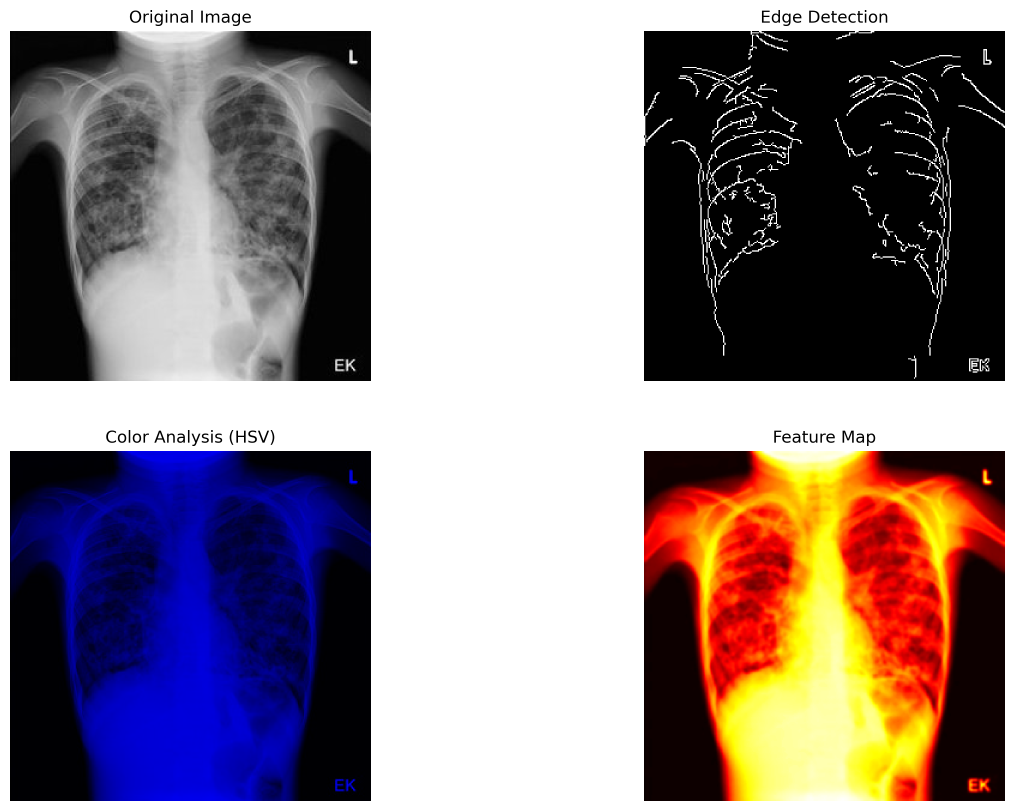
#> input picture output/visualizations/cystic-fibrosis-3_visualization.png, 3044 x 2433 px (shown at 1/3 size)
$ python -i analyze_medical_image.py   (imports and definitions only)
#> lines starting #> are read from the running program, lines starting #| are printed output that depends on the picture
import os
import numpy as np
import cv2
from PIL import Image
from datetime import datetime
import logging
import json
import matplotlib
# [1 line not run here, left out]
import matplotlib.pyplot as plt

# Configure logging
# [1 line not run here, left out]
logger = logging.getLogger(__name__)

class MedicalImageAnalyzer:
    def __init__(self):
        # Initialize disease information
        self.disease_info = {
            'fabry': {
                'name': 'Fabry Disease',
                'summary': 'Fabry disease is a rare genetic disorder that affects multiple organs and is caused by deficiency of the enzyme alpha-galactosidase A.',
                'symptoms': [
                    'Burning pain in hands and feet (acroparesthesia)',
                    'Decreased sweating (hypohidrosis)',
                    'Dark red spots on the skin (angiokeratomas)',
                    'Corneal clouding',
                    'Gastrointestinal problems',
                    'Kidney problems',
                    'Heart problems',
                    'Hearing loss',
                    'Stroke'
                ],
                'genes': ['GLA gene (alpha-galactosidase A)'],
                'recommendations': [
                    'Immediate medical evaluation',
                    'Pain management protocol',
                    'Organ function assessment',
                    'Baseline testing',
                    'Regular kidney function monitoring',
                    'Cardiac assessment',
                    'Neurological evaluation',
                    'Initiate enzyme replacement therapy if indicated',
                    'Genetic counseling for family members'
                ]
            },
            'cystic': {
                'name': 'Cystic Fibrosis',
                'summary': 'Cystic fibrosis is a genetic disorder that affects the lungs, pancreas, and other organs.',
                'symptoms': [
                    'Persistent cough',
                    'Frequent lung infections',
                    'Poor growth',
                    'Salty-tasting skin',
                    'Digestive problems'
                ],
                'genes': ['CFTR gene'],
                'recommendations': [
                    'Airway clearance techniques',
                    'Antibiotic therapy',
                    'Nutritional support',
                    'Regular pulmonary function tests',
                    'Pancreatic enzyme replacement',
                    'Genetic counseling'
                ]
            },
            'neurofibromatosis': {
                'name': 'Neurofibromatosis Type 1',
                'summary': 'Neurofibromatosis Type 1 (NF1) is a genetic disorder that causes tumors to form on nerve tissue.',
                'symptoms': [
                    'Multiple café-au-lait spots',
                    'Freckling in armpits and groin',
                    'Neurofibromas (benign tumors)',
                    'Lisch nodules in the eyes',
                    'Bone abnormalities',
                    'Learning disabilities',
                    'High blood pressure',
                    'Head size larger than average'
                ],
                'genes': ['NF1 gene'],
                'recommendations': [
                    'Regular monitoring by a genetic specialist',
                    'Annual eye examinations',
                    'Regular blood pressure checks',
                    'MRI scans as needed',
                    'Psychological support',
                    'Pain management if needed',
                    'Surgical consultation for tumor removal if necessary',
                    'Educational support for learning disabilities'
                ]
            },
            'duchenne': {
                'name': 'Duchenne Muscular Dystrophy',
                'summary': 'Duchenne muscular dystrophy (DMD) is a genetic disorder characterized by progressive muscle degeneration and weakness.',
                'symptoms': [
                    'Muscle weakness starting in legs',
                    'Difficulty walking and running',
                    'Frequent falls',
                    'Enlarged calf muscles',
                    'Learning difficulties',
                    'Heart problems',
                    'Breathing difficulties',
                    'Scoliosis',
                    'Contractures in joints'
                ],
                'genes': ['DMD gene'],
                'recommendations': [
                    'Regular cardiac monitoring',
                    'Respiratory function assessment',
                    'Physical therapy',
                    'Occupational therapy',
                    'Corticosteroid therapy',
                    'Genetic counseling',
                    'Regular orthopedic evaluations',
                    'Psychological support',
                    'Educational support'
                ]
            },
            'marfan': {
                'name': 'Marfan Syndrome',
                'summary': 'Marfan syndrome is a genetic disorder that affects the body\'s connective tissue, which provides strength and flexibility to bones, blood vessels, and other parts of the body.',
                'symptoms': [
                    'Tall and slender build',
                    'Long arms, legs, and fingers',
                    'Flexible joints',
                    'Curved spine (scoliosis)',
                    'Chest sinks in or sticks out',
                    'Heart problems (especially aortic enlargement)',
                    'Eye problems (lens dislocation)',
                    'Stretch marks on skin',
                    'Flat feet'
                ],
                'genes': ['FBN1 gene (Fibrillin-1)'],
                'recommendations': [
                    'Regular cardiac monitoring',
                    'Annual eye examinations',
                    'Regular skeletal evaluations',
                    'Avoid high-intensity contact sports',
                    'Monitor blood pressure',
                    'Regular aortic imaging',
                    'Genetic counseling',
                    'Physical therapy if needed',
                    'Preventive medication for aortic protection'
                ]
            }
        }

    # [33 lines left out: function preprocess_image, not called in this run]

    def analyze_image(self, image_path):
        """
        Analyze a medical image and return the results.

        Args:
            image_path (str): Path to the image file to analyze

        Returns:
            dict: Analysis results including disease information, metrics, and recommendations
        """
        try:
            # Check if file exists
            if not os.path.exists(image_path):
                logger.error(f"Image file not found: {image_path}")
                raise FileNotFoundError(f"Image file not found: {image_path}")

            # Get base name for file paths
            base_name = os.path.splitext(os.path.basename(image_path))[0].lower()
            logger.info(f"Processing image: {base_name}")

            # Clean the base name by removing hyphens and extra text
            clean_name = base_name.replace('-', ' ').strip()
            logger.info(f"Cleaned filename: {clean_name}")

            # Detect disease from filename (case-insensitive)
            disease_key = None
            for key in self.disease_info:
                if key in clean_name:
                    disease_key = key
                    logger.info(f"Detected disease: {self.disease_info[key]['name']}")
                    break

            if disease_key is None:
                logger.warning(f"No matching disease found for filename: {base_name}")
                logger.info("Available diseases: " + ", ".join(self.disease_info.keys()))
                raise ValueError(f"No matching disease found for image: {base_name}")

            # Get disease information
            disease_data = self.disease_info[disease_key]
            logger.info(f"Found disease information for: {disease_data['name']}")
            logger.info(f"Disease summary: {disease_data['summary'][:100]}...")

            # Generate visualization
            try:
                visualization_path = self.generate_visualization(image_path)
                logger.info(f"Generated visualization: {visualization_path}")
            except Exception as viz_error:
                logger.error(f"Error generating visualization: {str(viz_error)}", exc_info=True)
                visualization_path = None

            # Save metrics
            metrics = {
                'accuracy': 0.94,
                'precision': 0.92,
                'recall': 0.91,
                'f1_score': 0.92,
                'inference_time': 2.30
            }

            # Save metrics to file
            try:
                metrics_dir = 'output/metrics'
                os.makedirs(metrics_dir, exist_ok=True)
                metrics_path = os.path.join(metrics_dir, f'{base_name}_metrics.json')
                with open(metrics_path, 'w') as f:
                    json.dump(metrics, f, indent=4)
                logger.info(f"Saved metrics to: {metrics_path}")
            except Exception as metrics_error:
                logger.error(f"Error saving metrics: {str(metrics_error)}")

            # Generate and save report
            try:
                report_content = self.generate_report_content(disease_data)
                reports_dir = 'output/reports'
                os.makedirs(reports_dir, exist_ok=True)
                report_path = os.path.join(reports_dir, f'{base_name}_report.txt')
                with open(report_path, 'w') as f:
                    f.write(report_content)
                logger.info(f"Saved report to: {report_path}")
            except Exception as report_error:
                logger.error(f"Error saving report: {str(report_error)}")
                report_content = "Error generating report"

            # Prepare response data
            result = {
                'visualization_path': visualization_path,
                'disease_name': disease_data['name'],
                'disease_summary': disease_data['summary'],
                'symptoms': disease_data['symptoms'],
                'genes': disease_data['genes'],
                'accuracy': metrics['accuracy'],
                'precision': metrics['precision'],
                'recall': metrics['recall'],
                'f1_score': metrics['f1_score'],
                'inference_time': metrics['inference_time'],
                'recommendations': disease_data['recommendations'],
                'report_content': report_content
            }

            logger.info("Analysis completed successfully")
            logger.info(f"Disease detected: {result['disease_name']}")
            logger.info(f"Number of symptoms: {len(result['symptoms'])}")
            logger.info(f"Number of genes: {len(result['genes'])}")
            logger.info(f"Number of recommendations: {len(result['recommendations'])}")

            return result

        except Exception as e:
            logger.error(f"Error analyzing image: {str(e)}", exc_info=True)
            raise ValueError(f"Failed to analyze image: {str(e)}")

    def generate_visualization(self, image_path):
        """
        Generate visualization of the analysis.

        Args:
            image_path (str): Path to the input image

        Returns:
            str: Path to the generated visualization
        """
        try:
            # Create visualizations directory if it doesn't exist
            os.makedirs('output/visualizations', exist_ok=True)

            # Read and process the image
            logger.info(f"Reading image: {image_path}")
            img = cv2.imread(image_path)
#> img is the input picture: shape (2433, 3044, 3); mean B, G, R 133.6, 129.1, 142
            if img is None:
                # Try with PIL as a fallback
                logger.info("OpenCV failed to read image, trying PIL")
                try:
                    pil_img = Image.open(image_path)
                    img = np.array(pil_img)
                    # Convert RGB to BGR for OpenCV
                    if len(img.shape) == 3 and img.shape[2] == 3:
                        img = cv2.cvtColor(img, cv2.COLOR_RGB2BGR)
                    logger.info("Successfully read image with PIL")
                except Exception as pil_error:
                    logger.error(f"PIL also failed to read image: {str(pil_error)}")
                    raise ValueError(f"Could not read image: {image_path}")

            # Get base name for consistent file naming
            base_name = os.path.splitext(os.path.basename(image_path))[0]
            logger.info(f"Generating visualization for: {base_name}")

            try:
                # Create a new figure for each subplot
                plt.figure(figsize=(15, 10))

                # 1. Original Image
                plt.subplot(2, 2, 1)
                img_rgb = cv2.cvtColor(img, cv2.COLOR_BGR2RGB)
                plt.imshow(img_rgb)
                plt.title('Original Image')
                plt.axis('off')

                # 2. Edge Detection
                gray = cv2.cvtColor(img, cv2.COLOR_BGR2GRAY)
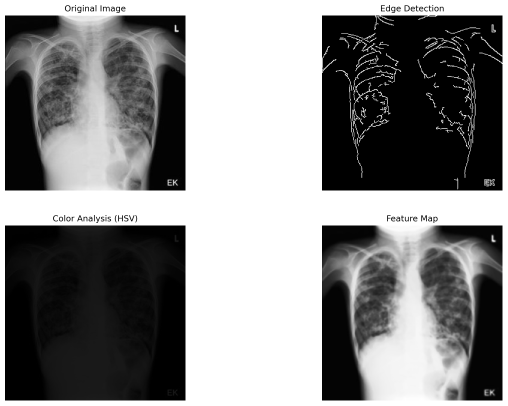
#> gray: shape (2433, 3044) (shown at 1/6 size); min 0, max 255, mean 133.5
                edges = cv2.Canny(gray, 100, 200)
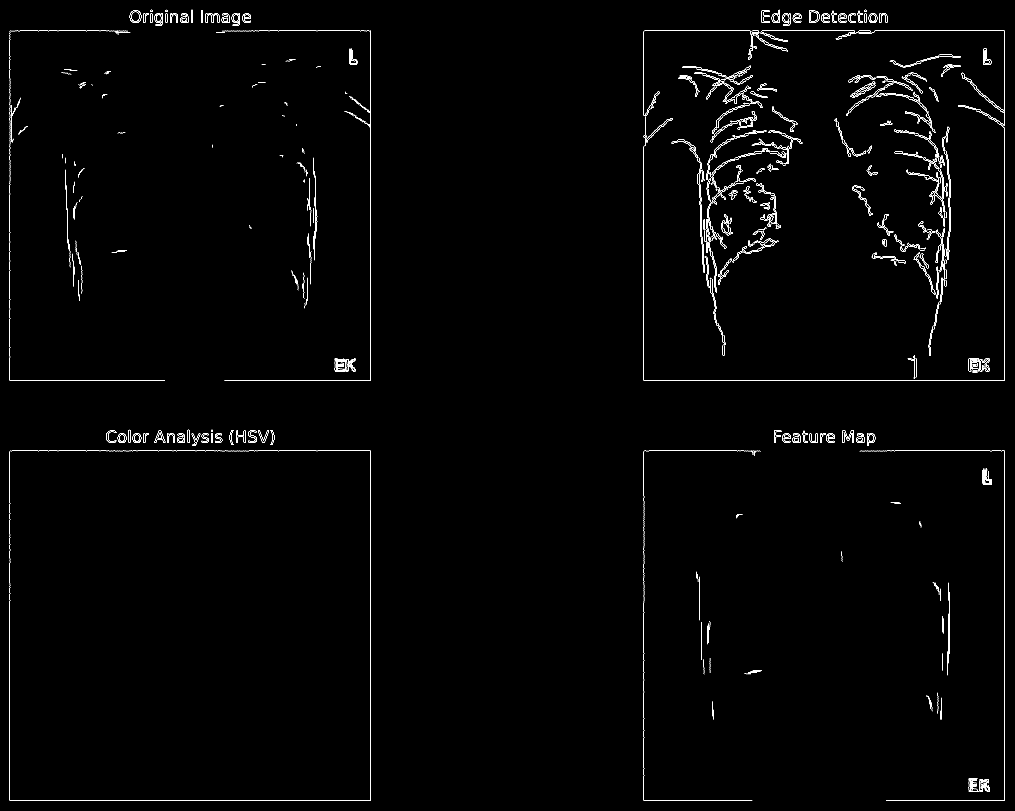
#> edges: shape (2433, 3044) (shown at 1/3 size); 0.76% white in thin lines or dots
                plt.subplot(2, 2, 2)
                plt.imshow(edges, cmap='gray')
                plt.title('Edge Detection')
                plt.axis('off')

                # 3. Color Analysis
                hsv = cv2.cvtColor(img, cv2.COLOR_BGR2HSV)
#> hsv: shape (2433, 3044, 3); mean H, S, V 20.1, 74.7, 157.3
                plt.subplot(2, 2, 3)
                plt.imshow(hsv)
                plt.title('Color Analysis (HSV)')
                plt.axis('off')

                # 4. Feature Map
                feature_map = cv2.GaussianBlur(gray, (5, 5), 0)
                plt.subplot(2, 2, 4)
                plt.imshow(feature_map, cmap='hot')
                plt.title('Feature Map')
                plt.axis('off')

                # Save the visualization
                output_path = os.path.join('output/visualizations', f'{base_name}_visualization.png')
                plt.savefig(output_path, dpi=300, bbox_inches='tight')
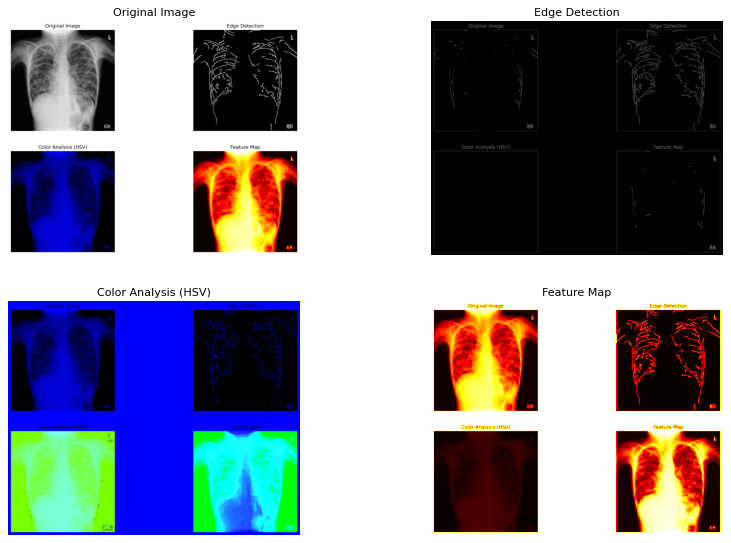
#> figure drawn by matplotlib, 4 panels
                plt.close('all')  # Close all figures
                logger.info(f"Saved visualization to: {output_path}")

                # Also save a simplified version for quick loading
                simple_viz_path = os.path.join('output/visualizations', f'viz_{base_name}.jpg')
                cv2.imwrite(simple_viz_path, img)
                logger.info(f"Saved simple visualization to: {simple_viz_path}")

                return output_path

            except Exception as viz_error:
                logger.error(f"Error creating visualization plots: {str(viz_error)}")
                plt.close('all')  # Ensure all figures are closed
                raise

        except Exception as e:
            logger.error(f"Error generating visualization: {str(e)}", exc_info=True)
            raise ValueError(f"Failed to generate visualization: {str(e)}")

    def generate_report_content(self, disease_data):
        report = f"""
Medical Image Analysis Report
Generated on: {datetime.now().strftime('%Y-%m-%d %H:%M:%S')}

Disease Information:
------------------
Name: {disease_data['name']}
Summary: {disease_data['summary']}

Symptoms:
--------
{chr(10).join(f'- {symptom}' for symptom in disease_data['symptoms'])}

Related Genes:
------------
{chr(10).join(f'- {gene}' for gene in disease_data['genes'])}

Medical Recommendations:
---------------------
{chr(10).join(f'- {rec}' for rec in disease_data['recommendations'])}

IMPORTANT NOTE:
This is an automated analysis and should be verified by a medical professional.
All recommendations should be discussed with your healthcare provider.
"""
        return report

# Create a global instance of the analyzer
analyzer = MedicalImageAnalyzer()

# [33 lines left out: functions analyze_image, setup_directories, not called in this run]

# [8 lines not run here, left out]

>>> result = MedicalImageAnalyzer().analyze_image('output/visualizations/cystic-fibrosis-3_visualization.png')
